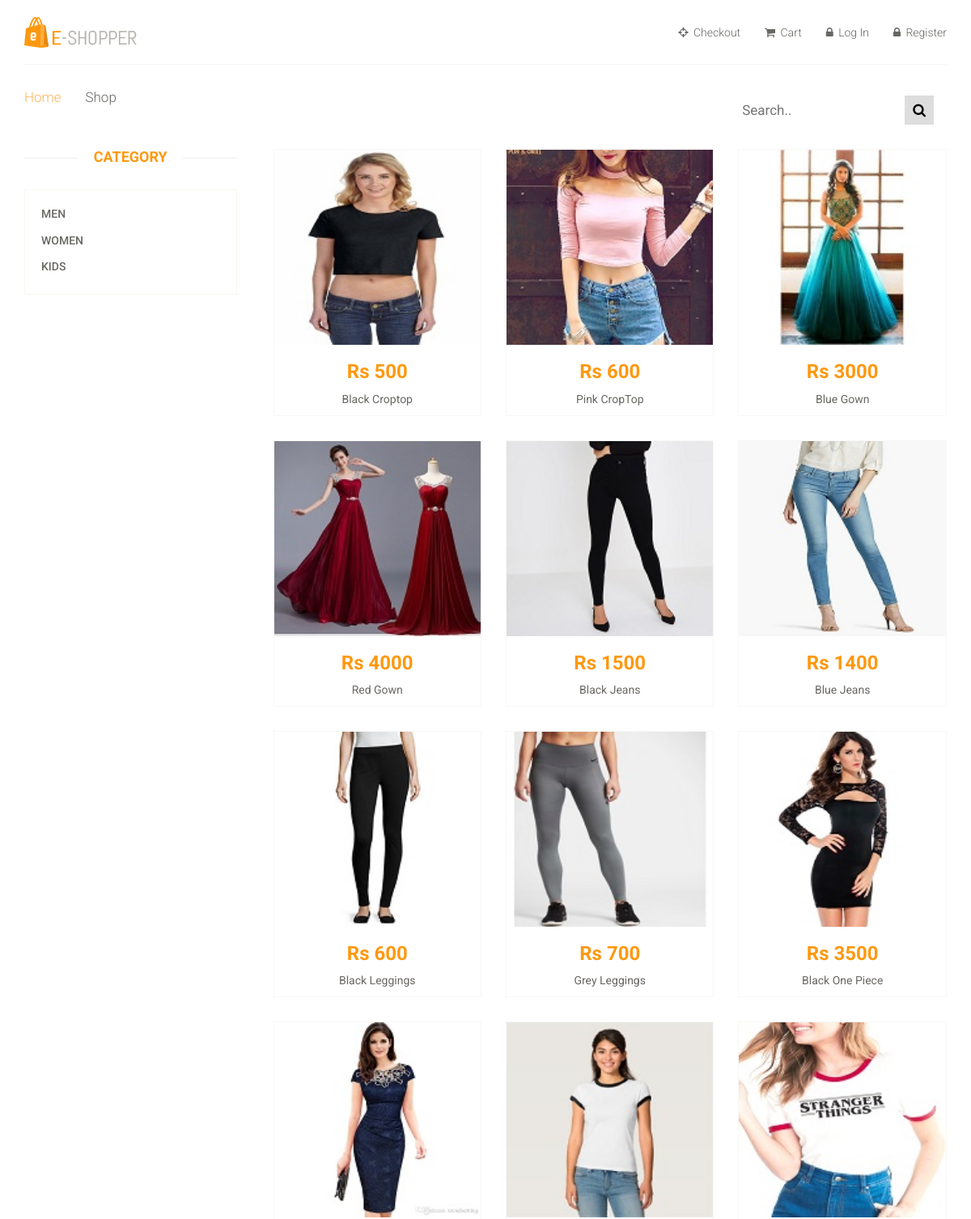
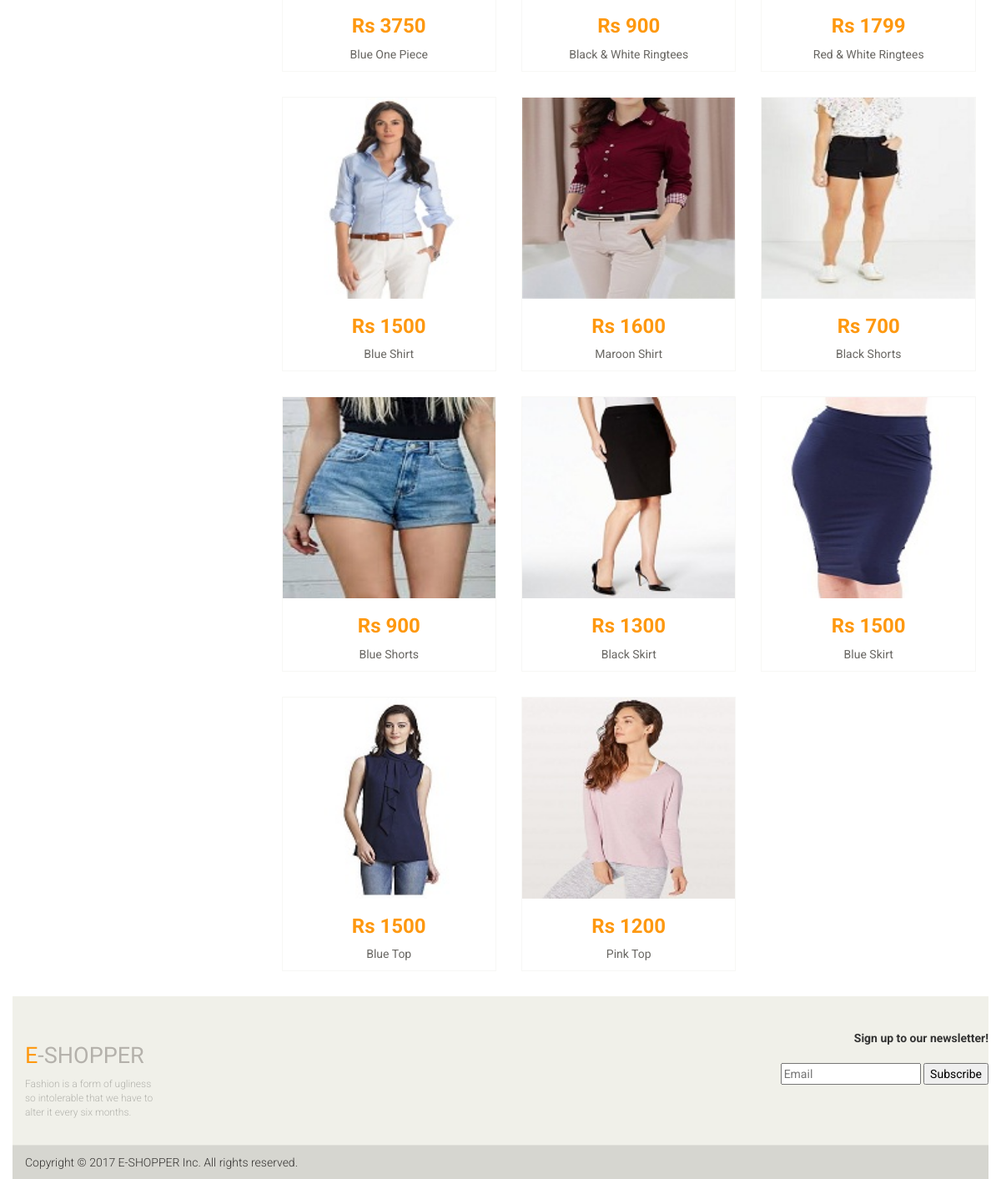
The app's page /women-product-list.php with its own data (2 pictures, top to bottom).
### tables this page shows
CREATE TABLE `products` (
  `Product_Name` varchar(30) NOT NULL,
  `Quantity` int(5) NOT NULL,
  `Price` float NOT NULL,
  `Product Description` varchar(60) NOT NULL,
  `Path` varchar(50) NOT NULL,
  `ID` int(5) NOT NULL
);

### women-item.php (the view)
<?php
$result = mysqli_query($db,"SELECT * FROM products WHERE ID BETWEEN 20 AND 39");
while ($row = mysqli_fetch_assoc($result))
{ ?>
<div class="col-sm-4">
  <div class="product-image-wrapper">
    <div class="single-products">
      <div class="productinfo text-center">
        <img src="<?php echo $row['Path']; ?>" alt="<?php echo $row['Product_Name']; ?>" style="height: 241px;" />
        <h2>Rs <?php echo $row['Price']; ?></h2>
        <a href="product-details.php?id=<?php echo (int)$row['ID']?>">
        <p><?php echo $row['Product_Name']; ?></p></a>
      </div>
    </div>
  </div>
</div>
<?php } ?>

### css/main.css (style rules this page uses)
body { font-family: 'Roboto', sans-serif; background-color: white; position: relative; font-weight:400px; }
a { -webkit-transition: 300ms; -moz-transition: 300ms; -o-transition: 300ms; transition: 300ms; }
h1, h2, h3, h4, h5, h6 { font-family: 'Roboto', sans-serif; }
.product-image-wrapper { border:1px solid #F7F7F5; overflow: hidden; margin-bottom:30px; }
.single-products { position: relative; }
.productinfo h2 { color: #FE980F; font-family: 'Roboto', sans-serif; font-size: 24px; font-weight: 700; }
.productinfo p { font-family: 'Roboto', sans-serif; font-size: 14px; font-weight: 400; color: #696763; }
.productinfo img { width: 100%; }
.productinfo { position:relative; }

### records on screen
products: Path (picture), Price "500", Product_Name "Black Croptop"
products: Path (picture), Price "600", Product_Name "Pink CropTop"
products: Path (picture), Price "3000", Product_Name "Blue Gown"
products: Path (picture), Price "4000", Product_Name "Red Gown"
products: Path (picture), Price "1500", Product_Name "Black Jeans"
products: Path (picture), Price "1400", Product_Name "Blue Jeans"
products: Path (picture), Price "600", Product_Name "Black Leggings"
products: Path (picture), Price "700", Product_Name "Grey Leggings"
products: Path (picture), Price "3500", Product_Name "Black One Piece"
products: Path (picture), Price "3750", Product_Name "Blue One Piece"
products: Path (picture), Price "900", Product_Name "Black & White Ringtees"
products: Path (picture), Price "1799", Product_Name "Red & White Ringtees"
products: Path (picture), Price "1500", Product_Name "Blue Shirt"
products: Path (picture), Price "1600", Product_Name "Maroon Shirt"
products: Path (picture), Price "700", Product_Name "Black Shorts"
products: Path (picture), Price "900", Product_Name "Blue Shorts"
products: Path (picture), Price "1300", Product_Name "Black Skirt"
products: Path (picture), Price "1500", Product_Name "Blue Skirt"
products: Path (picture), Price "1500", Product_Name "Blue Top"
products: Path (picture), Price "1200", Product_Name "Pink Top"
